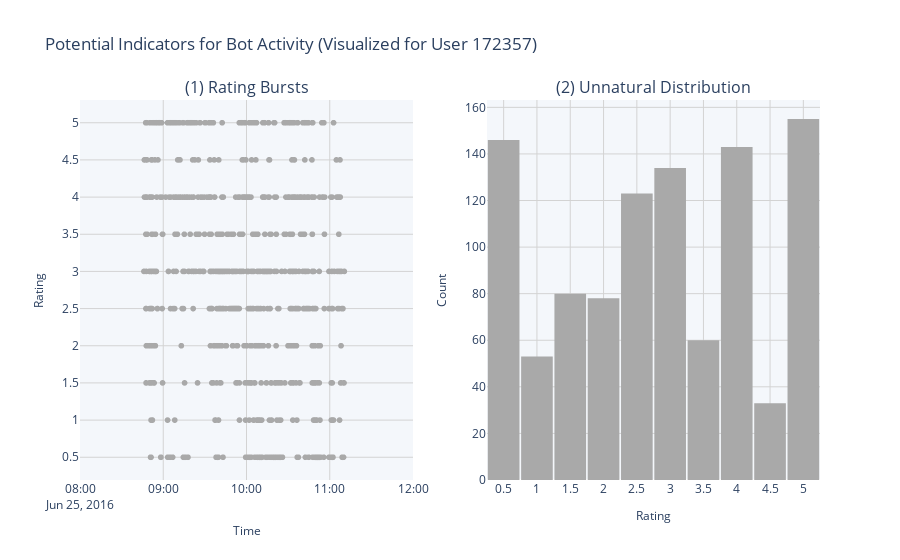

Notebook code for this chart:
### Markdown cell above
# Users with many ratings

It is not uncommon to have very enthusiastic users. There will always be a small fraction of people with significantly more interactions than the average person. However, we do have some users with interesting rating activity. 

The most active user has rated over 23'000 movies in less than 3 years. We don't want to be judgmental, but this is a bit too much, even for a _very_ enthusiastic movie connoisseur. The average movie length is around 90 minutes.<sup>1</sup> Under the assumption that this user was legit and watched all movies in his 3-year rating period, he would have spent about 32 hours a day watching movies.

Unlike detecting suspect activity in empty profiles, we have a lot more data to work with here. This allows us to get an insight into the rating patterns of individual users.

For most of the Top 20 most active users, there are obvious signs indicating bot activity. One phenomenon a lot of them share is 'Rating Bursts', short timeframes with hundreds of ratings in minutes. Another common pattern is a very even, unnatural distribution of ratings.

We are more interested in the ones who deviate from obvious bot patterns - heavy users with seemingly legitimate rating activity.

<sup>1</sup> <cite>Average Movie Length - https://towardsdatascience.com/are-new-movies-longer-than-they-were-10hh20-50-year-ago-a35356b2ca5b</cite>

### Code cell
# Showing unnatural patterns (rating Bursts, Distribution)
def plot_indicators():
    all_user_ratings = ratings_for_uid(172357)

    t_range = ['2016-06-25 08:00:00','2016-06-25 12:00:00']
    all_user_ratings = all_user_ratings.query('rating_date >= @t_range[0] and rating_date <= @t_range[1]')

    fgo2 = make_subplots(rows=1, cols=2, column_widths=[0.5,0.5], subplot_titles=(f'(1) Rating Bursts','(2) Unnatural Distribution'))

    fig2_1 = px.scatter(all_user_ratings,x='rating_date',y='rating', range_x=t_range)
    fig2_2 = px.histogram(all_user_ratings,x='rating')

    fgo2.add_trace(fig2_1['data'][0], row=1, col=1)
    fgo2.add_trace(fig2_2['data'][0], row=1, col=2)



    fgo2.update_layout(
        title_text=f'Potential Indicators for Bot Activity (Visualized for User 172357)',
    )

    fgo2.update_layout(
        yaxis = dict(
            tickmode = 'array',
            tickvals = np.arange(0.5,5.5,0.5)
        ),
        bargap = 0.05,
    )

    fgo2.update_xaxes(
        range=t_range,
        row=1,
        col=1,
    )

    fgo2.update_xaxes(
        tickmode = 'array',
        tickvals = np.arange(0.5,5.5,0.5),
        row=1,
        col=2,
    )

    fgo2.update_xaxes(title_text="Time", titlefont_size=12, row = 1, col = 1)
    fgo2.update_yaxes(title_text="Rating", titlefont_size=12, row = 1, col = 1)
    fgo2.update_xaxes(title_text="Rating", titlefont_size=12, row = 1, col = 2)
    fgo2.update_yaxes(title_text="Count", titlefont_size=12, row = 1, col = 2)


    fgo2.update_traces(
        marker_color='darkgrey',
    )

    apply_grid_bg_design(fgo2)

    return fgo2

plot_indicators().show()

### Figure 1 — Plotly figure (JSON) as saved in the notebook; plotly's stock layout.template omitted (floating-point values rounded to 4 significant figures; data arrays with more than 128 entries replaced by an {"elided": "..."} marker saying what was removed)
{"data": [{"hovertemplate": "rating_date=%{x}<br>rating=%{y}<extra></extra>", "legendgroup": "", "marker": {"color": "darkgrey", "symbol": "circle"}, "mode": "markers", "name": "", "showlegend": false, "type": "scattergl", "x": {"elided": "1005 str values"}, "xaxis": "x", "y": {"elided": "1005 float values"}, "yaxis": "y"}, {"alignmentgroup": "True", "bingroup": "x", "hovertemplate": "rating=%{x}<br>count=%{y}<extra></extra>", "legendgroup": "", "marker": {"color": "darkgrey", "pattern": {"shape": ""}}, "name": "", "offsetgroup": "", "orientation": "v", "showlegend": false, "type": "histogram", "x": {"elided": "1005 float values"}, "xaxis": "x2", "yaxis": "y2"}], "layout": {"annotations": [{"font": {"size": 16}, "showarrow": false, "text": "(1) Rating Bursts", "x": 0.225, "xanchor": "center", "xref": "paper", "y": 1, "yanchor": "bottom", "yref": "paper"}, {"font": {"size": 16}, "showarrow": false, "text": "(2) Unnatural Distribution", "x": 0.775, "xanchor": "center", "xref": "paper", "y": 1, "yanchor": "bottom", "yref": "paper"}], "bargap": 0.05, "plot_bgcolor": "rgb(244,247,251)", "title": {"text": "Potential Indicators for Bot Activity (Visualized for User 172357)"}, "xaxis": {"anchor": "y", "domain": [0, 0.45], "gridcolor": "lightgrey", "gridwidth": 1, "range": ["2016-06-25 08:00:00", "2016-06-25 12:00:00"], "showgrid": true, "title": {"font": {"size": 12}, "text": "Time"}}, "xaxis2": {"anchor": "y2", "domain": [0.55, 1], "gridcolor": "lightgrey", "gridwidth": 1, "showgrid": true, "tickmode": "array", "tickvals": [0.5, 1, 1.5, 2, 2.5, 3, 3.5, 4, 4.5, 5], "title": {"font": {"size": 12}, "text": "Rating"}}, "yaxis": {"anchor": "x", "domain": [0, 1], "gridcolor": "lightgrey", "gridwidth": 1, "showgrid": true, "tickmode": "array", "tickvals": [0.5, 1, 1.5, 2, 2.5, 3, 3.5, 4, 4.5, 5], "title": {"font": {"size": 12}, "text": "Rating"}}, "yaxis2": {"anchor": "x2", "domain": [0, 1], "gridcolor": "lightgrey", "gridwidth": 1, "showgrid": true, "title": {"font": {"size": 12}, "text": "Count"}}}}
